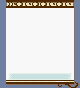

A 2D game scene composited from a Tiled map and its tileset images. What follows is a short description and the map's XML, with every tile layer's data as written:
An orthogonal 10x11 tile map with 8x8 px tiles, 1 tile layer (Tile Layer 1).

<map version="1.5" tiledversion="1.7.2" orientation="orthogonal" renderorder="right-down" width="10" height="11" tilewidth="8" tileheight="8" infinite="0" nextlayerid="2" nextobjectid="1">
 <tileset firstgid="1" name="MenuTiles" tilewidth="8" tileheight="8" tilecount="128" columns="32">
  <image source="MenuTiles.png" width="256" height="32" />
 </tileset>
 <layer id="1" name="Tile Layer 1" width="10" height="11">
  <data encoding="csv">
35,37,36,38,36,36,38,36,38,40,
12,15,15,15,15,15,15,15,15,16,
12,15,15,15,15,15,15,15,15,16,
12,15,15,15,15,15,15,15,15,16,
12,15,15,15,15,15,15,15,15,16,
12,15,15,15,15,15,15,15,15,16,
12,15,15,15,15,15,15,15,15,16,
12,15,15,15,15,15,15,15,15,16,
12,15,15,15,15,15,15,15,15,16,
12,100,101,101,101,101,101,101,102,16,
27,28,28,28,28,28,28,30,31,32
</data>
 </layer>
</map>
